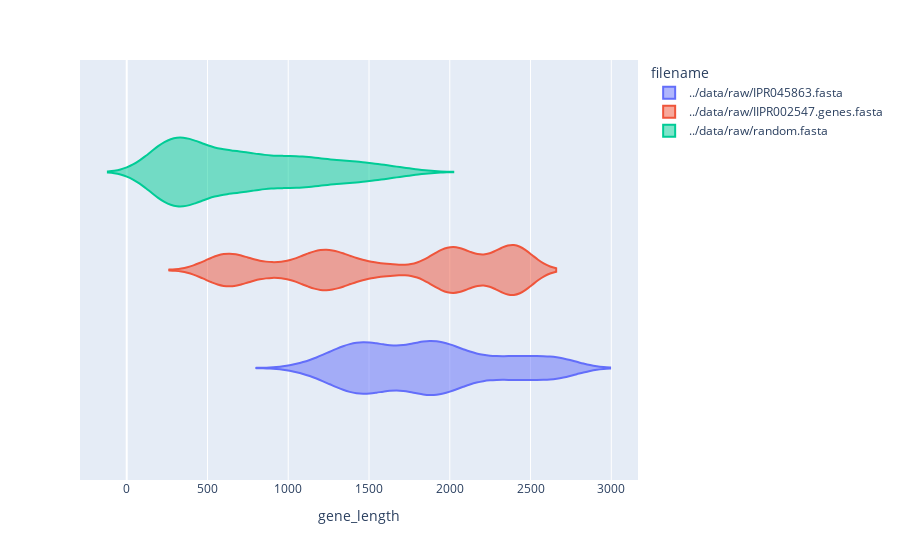

The cell this chart's notebook holds for it:
### Code cell
df = pd.DataFrame.from_records([(filename, len(gene.seq)) for filename, genes in datasets.items() for gene in genes], columns=['filename', 'gene_length'])

px.violin(df, color='filename', x='gene_length')

### Figure 1 — Plotly figure (JSON) as saved in the notebook; plotly's stock layout.template omitted (floating-point values rounded to 4 significant figures; data arrays with more than 128 entries replaced by an {"elided": "..."} marker saying what was removed)
{"data": [{"alignmentgroup": "True", "box": {"visible": false}, "hovertemplate": "filename=../data/raw/IPR045863.fasta<br>gene_length=%{x}<extra></extra>", "legendgroup": "../data/raw/IPR045863.fasta", "marker": {"color": "#636efa"}, "name": "../data/raw/IPR045863.fasta", "offsetgroup": "../data/raw/IPR045863.fasta", "orientation": "h", "scalegroup": "True", "showlegend": true, "type": "violin", "x": {"elided": "665 int values"}, "x0": " ", "xaxis": "x", "y0": " ", "yaxis": "y"}, {"alignmentgroup": "True", "box": {"visible": false}, "hovertemplate": "filename=../data/raw/IIPR002547.genes.fasta<br>gene_length=%{x}<extra></extra>", "legendgroup": "../data/raw/IIPR002547.genes.fasta", "marker": {"color": "#EF553B"}, "name": "../data/raw/IIPR002547.genes.fasta", "offsetgroup": "../data/raw/IIPR002547.genes.fasta", "orientation": "h", "scalegroup": "True", "showlegend": true, "type": "violin", "x": {"elided": "7976 int values"}, "x0": " ", "xaxis": "x", "y0": " ", "yaxis": "y"}, {"alignmentgroup": "True", "box": {"visible": false}, "hovertemplate": "filename=../data/raw/random.fasta<br>gene_length=%{x}<extra></extra>", "legendgroup": "../data/raw/random.fasta", "marker": {"color": "#00cc96"}, "name": "../data/raw/random.fasta", "offsetgroup": "../data/raw/random.fasta", "orientation": "h", "scalegroup": "True", "showlegend": true, "type": "violin", "x": {"elided": "972 int values"}, "x0": " ", "xaxis": "x", "y0": " ", "yaxis": "y"}], "layout": {"legend": {"title": {"text": "filename"}, "tracegroupgap": 0}, "margin": {"t": 60}, "violinmode": "group", "xaxis": {"anchor": "y", "domain": [0, 1], "title": {"text": "gene_length"}}, "yaxis": {"anchor": "x", "domain": [0, 1]}}}
